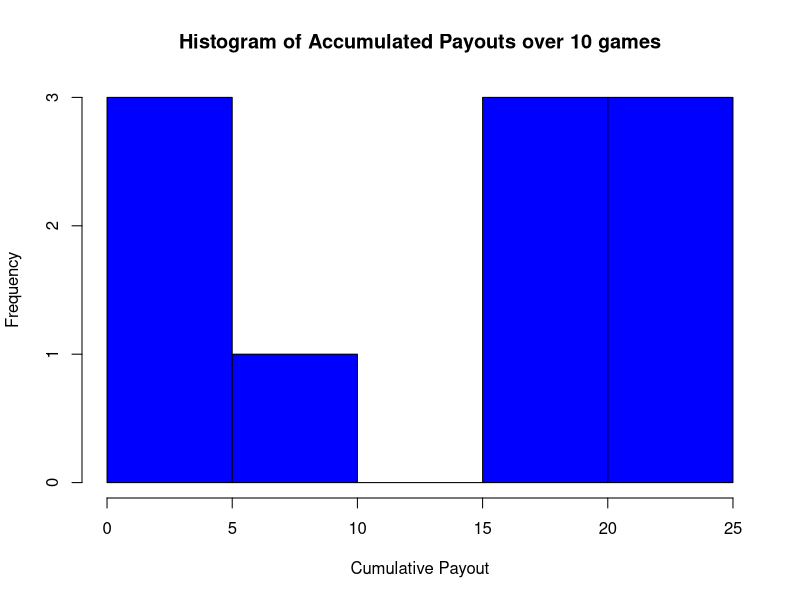
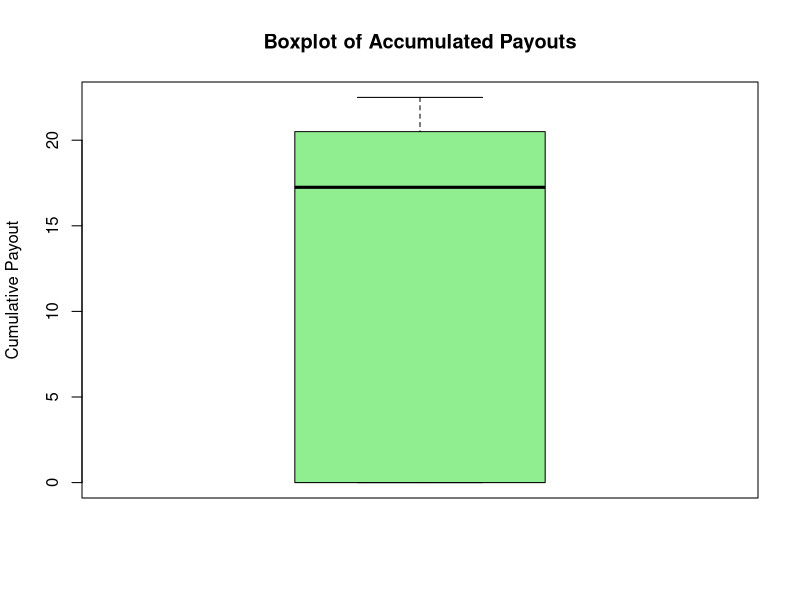
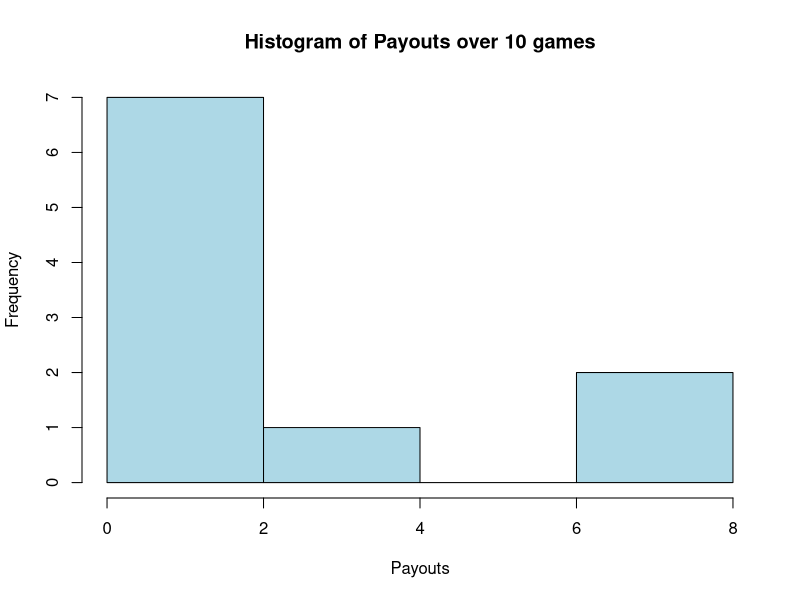
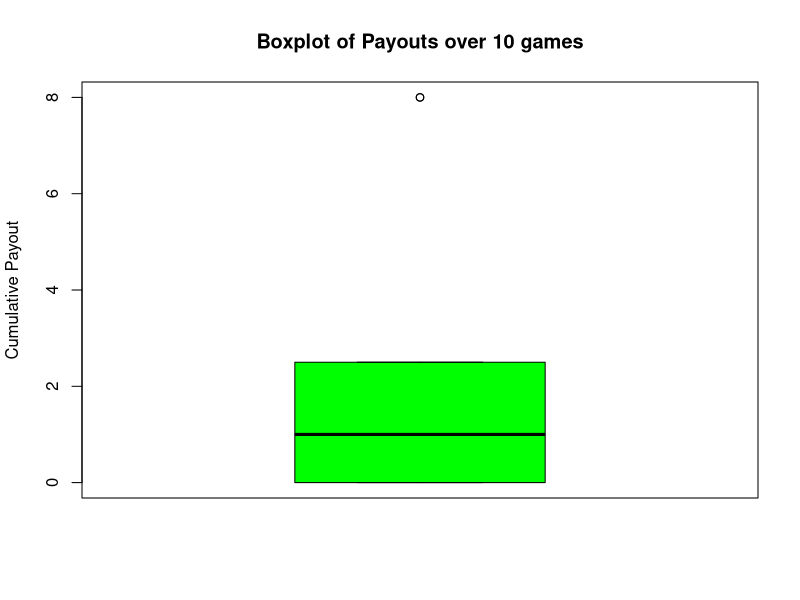

These charts were generated, in order, by the following R code:
## ---- chunk 1
#notice how to make a table
library(knitr)
Tile<-c("hearts", "diamonds", "spades", "clubs", "joker", "ca")
b<-c(7, 5, 3, 6, 9, 20)
win <- c(2, 2.5, 8, 4, 2.5, 0)
Reel2<-cbind(Tile, b, win)
colnames(Reel2)<-c("Symbol","Number of tiles", "Payout")
kable(Reel2, align=c("l","c", "c"))
## ---- chunk 2
#let "h” = hearts,
# "d” = diamonds, ..., "ca” = ca
Reel<-c(rep("h",7), rep("d",5), rep("s",3), rep("c",6),
rep("j",9), rep("ca",20))
#?sample
#randomly select an element from within Reel
spin<- sample(Reel, size=1)
spin
## ---- chunk 3
Reel2<-1:6
#probs of different symbols on reel
probs<- c( 7, 5, 3, 6, 9, 20 )/50
spin<-sample(Reel2, size=1, prob=probs)
spin
## [1] 6
winnings<- c(2, 2.5, 8, 4, 2.5, 0)
payout<- winnings[spin]
payout
## ---- chunk 4
# What is probability of getting the different winning symbols?
set.seed(123)  #For reproducibility

Reel2<-1:6
probs<- c( 7, 5, 3, 6, 9, 20 )/50
spin<-sample(Reel2, size=1, prob=probs)


#Simulate 10,000 spins
spins <- sample(Reel2, size = 10000, replace = TRUE, prob = probs)
table(spins)
estimatedProbs <- table(spins) / 10000
estimatedProbs
probs
## ---- chunk 5
# Calculate the average pay out if you play the game once.

set.seed(124)  #For reproducibility

Reel2<-1:6
probs<- c( 7, 5, 3, 6, 9, 20 )/50
spin<-sample(Reel2, size=1, prob=probs)
winnings<- c(2, 2.5, 8, 4, 2.5, 0)
originalpayout<- winnings[spin]
originalpayout

spinsEx2 <- sample(Reel2, size = 10000, replace = TRUE, prob = probs)
#Get payouts
payoutsEx2 <- winnings[spinsEx2]

#Estimate the average payout if you play the game once.
est_avg_payout <- mean(payoutsEx2)
est_avg_payout

#Theoretical expected payout
true_avg_payout <- sum(probs*winnings)
true_avg_payout
## ---- chunk 6
set.seed(125)  #For reproducibility

Reel2<-1:6
probs<- c( 7, 5, 3, 6, 9, 20 )/50
spin<-sample(Reel2, size=1, prob=probs)
winnings<- c(2, 2.5, 8, 4, 2.5, 0)

spinsEx3 <- sample(Reel2, size = 10, replace = TRUE, prob = probs)
#Get payouts
payoutsEx3 <- winnings[spinsEx3]
payoutsEx3
#Total payout
cum_payout <- cumsum(payoutsEx3)
cum_payout
avgpayout <- mean(payoutsEx3)
avgpayout
#Histogram showing cumulative paypout
hist(cum_payout, 
     main= "Histogram of Accumulated Payouts over 10 games",
     xlab= "Cumulative Payout",
     ylab= "Frequency",
     col= "blue",
     border= "black",
     breaks= 5)
boxplot(cum_payout, 
        main = "Boxplot of Accumulated Payouts",
        ylab = "Cumulative Payout",
        col = "lightgreen"
        )

#Histogram showing paypout frequency
hist(payoutsEx3, 
     main = "Histogram of Payouts over 10 games",
     xlab = "Payouts",
     ylab = "Frequency",
     col = "lightblue",
     border = "black",
     breaks = 5)
boxplot(payoutsEx3, 
        main = "Boxplot of Payouts over 10 games",
        ylab = "Cumulative Payout",
        col = "green"
        )
#For accumulated payouts over 10 games
meanAccPayout <- mean(cum_payout)
medAccPayout <- median(cum_payout)
fivenumAccPayout<-fivenum(cum_payout)

summarystat <- data.frame(Statistics = c("Mean","Median","Minimum","Q1","Q2","Q3","Maximum"),Values=c(meanAccPayout,medAccPayout,fivenumAccPayout))
print(summarystat)

#For  payouts over 10 games
meanPayout <- mean(payoutsEx3)

medPayout <- median(payoutsEx3)
fivenumPayout<-fivenum(payoutsEx3)

summarystatpay <- data.frame(Statistics = c("Mean","Median","Minimum","Q1","Q2","Q3","Maximum"),Values=c(meanPayout,medPayout,fivenumPayout))
print(summarystatpay)
